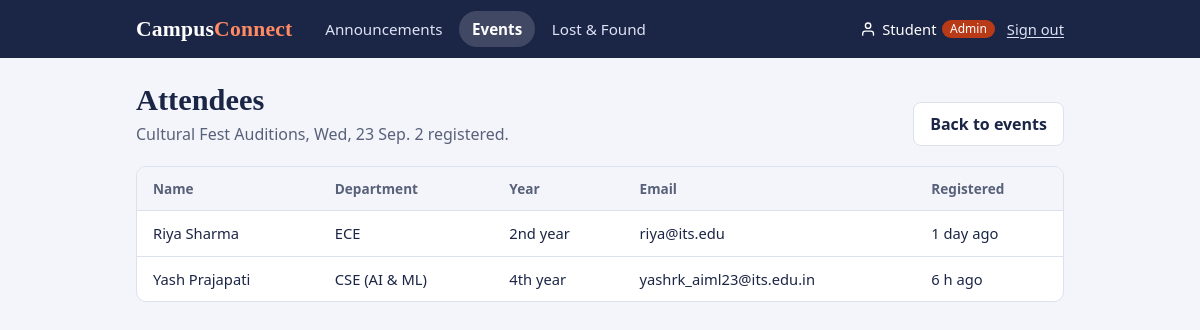
Page /events/2/attendees (signed in) on the committed database.
### tables this page shows
CREATE TABLE users (
    id            INTEGER PRIMARY KEY AUTOINCREMENT,
    name          TEXT NOT NULL,
    email         TEXT NOT NULL UNIQUE,
    password_hash TEXT NOT NULL,
    role          TEXT NOT NULL DEFAULT 'student' CHECK (role IN ('student','club','admin')),
    department    TEXT NOT NULL DEFAULT 'ALL',
    year          INTEGER NOT NULL DEFAULT 0,
    created_at    TEXT NOT NULL
);

CREATE TABLE events (
    id          INTEGER PRIMARY KEY AUTOINCREMENT,
    title       TEXT NOT NULL,
    description TEXT NOT NULL,
    venue       TEXT NOT NULL,
    event_date  TEXT NOT NULL,
    event_time  TEXT NOT NULL,
    organiser   TEXT NOT NULL,
    creator_id  INTEGER NOT NULL REFERENCES users(id),
    created_at  TEXT NOT NULL
);

CREATE TABLE event_registrations (
    event_id   INTEGER NOT NULL REFERENCES events(id) ON DELETE CASCADE,
    user_id    INTEGER NOT NULL REFERENCES users(id) ON DELETE CASCADE,
    created_at TEXT NOT NULL,
    PRIMARY KEY (event_id, user_id)
);

### app.py (the view)
@app.route("/events/<int:event_id>/attendees")
@login_required
def event_attendees(event_id):
    ev = get_event_or_404(event_id)
    if not can_manage_event(ev):
        abort(403)
    people = get_db().execute(
        """SELECT u.name, u.email, u.department, u.year, r.created_at FROM event_registrations r
           JOIN users u ON u.id = r.user_id WHERE r.event_id = ? ORDER BY r.created_at""", (event_id,)).fetchall()
    return render_template("attendees.html", event=ev, people=people)

### app.py (called while the page is built)
def get_db():
    if "db" not in g:
        g.db = sqlite3.connect(DB_PATH)
        g.db.row_factory = sqlite3.Row
        g.db.execute("PRAGMA foreign_keys = ON")
    return g.db

def parse_dt(value):
    for fmt in ("%Y-%m-%d %H:%M:%S", "%Y-%m-%d"):
        try:
            return datetime.strptime(value, fmt)
        except (TypeError, ValueError):
            continue
    return None

@app.template_filter("longdate")
def f_longdate(value):
    dt = parse_dt(value)
    return f"{dt.strftime('%a')}, {dt.day} {dt.strftime('%b')}" if dt else ""

@app.template_filter("timeago")
def f_timeago(value):
    dt = parse_dt(value)
    if not dt:
        return ""
    secs = int((datetime.now() - dt).total_seconds())
    if secs < 60:
        return "just now"
    if secs < 3600:
        return f"{secs // 60} min ago"
    if secs < 86400:
        return f"{secs // 3600} h ago"
    if secs < 86400 * 7:
        days = secs // 86400
        return f"{days} day{'s' if days != 1 else ''} ago"
    return f"{dt.day} {dt.strftime('%b')}"

@app.template_filter("dept_label")
def f_dept(code):
    return "All departments" if code == "ALL" else DEPARTMENTS.get(code, code)

@app.template_filter("year_label")
def f_year(n):
    n = int(n or 0)
    return "All years" if n == 0 else {1: "1st year", 2: "2nd year", 3: "3rd year", 4: "4th year"}.get(n, f"Year {n}")

def csrf_token():
    if "_csrf" not in session:
        session["_csrf"] = secrets.token_hex(16)
    return session["_csrf"]

@app.context_processor
def inject_globals():
    return {"DEPARTMENTS": DEPARTMENTS, "YEARS": YEARS, "today_iso": date.today().isoformat()}

@app.before_request
def load_user_and_check_csrf():
    uid = session.get("user_id")
    g.user = get_db().execute("SELECT * FROM users WHERE id = ?", (uid,)).fetchone() if uid else None
    if request.method == "POST":
        sent = request.form.get("_csrf", "")
        if not sent or not secrets.compare_digest(sent, session.get("_csrf", "")):
            abort(400, "Your session expired. Go back, refresh the page and try again.")

def login_required(view):
    @wraps(view)
    def wrapped(*args, **kwargs):
        if g.user is None:
            flash("Sign in to continue.", "error")
            return redirect(url_for("login", next=request.path))
        return view(*args, **kwargs)
    return wrapped

def get_event_or_404(event_id):
    ev = get_db().execute("SELECT * FROM events WHERE id = ?", (event_id,)).fetchone()
    if ev is None:
        abort(404)
    return ev

### templates/attendees.html (shortened to what this page needs)
{% extends 'base.html' %}
{% block content %}
<div class="page-head">
  <div>
    <h1>Attendees</h1>
    <p class="muted">{{ event['title'] }}, {{ event['event_date']|longdate }}. {{ people|length }} registered.</p>
  </div>
  <a class="btn btn-quiet" href="{{ url_for('events') }}">Back to events</a>
</div>
{% if people %}
<div class="card table-wrap">
  <table class="table">
    <thead><tr><th>Name</th><th>Department</th><th>Year</th><th>Email</th><th>Registered</th></tr></thead>
    <tbody>
    {% for p in people %}
      <tr>
        <td>{{ p['name'] }}</td>
        <td>{{ p['department']|dept_label }}</td>
        <td>{{ p['year']|year_label }}</td>
        <td>{{ p['email'] }}</td>
        <td>{{ p['created_at']|timeago }}</td>
      </tr>
    {% endfor %}
    </tbody>
  </table>
</div>
{% else %}
<div class="empty"><h2>No registrations yet</h2><p>Share the event so students can register.</p></div>
{% endif %}
{% endblock %}

### templates/base.html (shortened to what this page needs)
{% from '_macros.html' import icon, csrf %}
<!doctype html>
<html lang="en">
<head>
  <link rel="stylesheet" href="{{ url_for('static', filename='style.css') }}">
</head>
<body>
<header class="topbar">
  <div class="topbar-inner">
    <a class="brand" href="{{ url_for('index') }}">Campus<span>Connect</span></a>
    {% if g.user %}
    {% set ep = request.endpoint or '' %}
    <nav class="nav" aria-label="Main">
      <a href="{{ url_for('announcements') }}" class="{{ 'active' if ep.startswith('announcement') }}">Announcements</a>
      <a href="{{ url_for('events') }}" class="{{ 'active' if ep.startswith('event') }}">Events</a>
      <a href="{{ url_for('lostfound') }}" class="{{ 'active' if ep.startswith('lostfound') }}">Lost &amp; Found</a>
    </nav>
    <div class="account">
      <span class="account-name">{{ icon('user') }} {{ g.user['name'].split()[0] }}
        {% if g.user['role'] != 'student' %}<span class="role-tag">{{ 'Admin' if g.user['role'] == 'admin' else 'Club' }}</span>{% endif %}
      </span>
      <form method="post" action="{{ url_for('logout') }}">{{ csrf() }}<button class="link-btn" type="submit">Sign out</button></form>
    </div>
    {% endif %}
  </div>
</header>
<main id="main" class="page">
  {% block content %}{% endblock %}
</main>
</body>
</html>

### static/style.css (style rules this page uses)
:root { --navy: #1B2545; --navy-soft: #2A3760; --coral: #E4572E; --coral-ink: #B93A17; --bg: #F3F5FA; --card: #FFFFFF; --tint: #E8ECF7; --line: #DCE1EE; --ink: #1B2545; --muted: #586179; --found: #17695A; --radius: 10px; --font-body: "Segoe UI", system-ui, -apple-system, Roboto, Calibri, "Helvetica Neue", Arial, sans-serif; --font-head: Cambria, "Iowan Old Style", "Palatino Linotype", Georgia, serif; }
*, *::before, *::after { box-sizing: border-box; }
html { -webkit-text-size-adjust: 100%; }
body { margin: 0; background: var(--bg); color: var(--ink); font: 16px/1.5 var(--font-body); }
h1, h2, .brand { font-family: var(--font-head); }
h1 { font-size: 1.9rem; line-height: 1.2; margin: 0 0 .25rem; }
p { margin: 0 0 .75rem; }
a { color: var(--coral-ink); }
.muted { color: var(--muted); }
.topbar { background: var(--navy); color: #fff; position: sticky; top: 0; z-index: 20; }
.topbar-inner { max-width: 960px; margin: 0 auto; padding: .7rem 1rem; display: flex; align-items: center; gap: 1.25rem; }
.brand { font-size: 1.35rem; font-weight: 700; color: #fff; text-decoration: none; letter-spacing: .01em; }
.brand span { color: #FF8A64; }
.nav { display: flex; gap: .25rem; flex: 1; }
.nav a { color: #DDE3F5; text-decoration: none; padding: .4rem .8rem; border-radius: 999px; font-size: .95rem; }
.nav a.active { background: rgba(255,255,255,.16); color: #fff; font-weight: 600; }
.account { display: flex; align-items: center; gap: .75rem; margin-left: auto; font-size: .92rem; }
.account-name { display: inline-flex; align-items: center; gap: .35rem; }
.role-tag { background: var(--coral-ink); color: #fff; border-radius: 999px; padding: 0 .5rem; font-size: .75rem; }
.account .link-btn { color: #DDE3F5; }
.page { max-width: 960px; margin: 0 auto; padding: 1.5rem 1rem 3rem; }
.page-head { display: flex; justify-content: space-between; align-items: flex-end; gap: 1rem; flex-wrap: wrap; margin-bottom: 1.25rem; }
.page-head p { margin: 0; }
.card { background: var(--card); border: 1px solid var(--line); border-radius: var(--radius); padding: 1rem 1.1rem; }
.btn { display: inline-flex; align-items: center; justify-content: center; gap: .4rem; border: 1px solid transparent; border-radius: 8px; padding: .55rem 1rem; font: inherit; font-weight: 600; cursor: pointer; text-decoration: none; min-height: 44px; }
.btn-quiet { background: #fff; color: var(--navy); border-color: var(--line); }
.link-btn { background: none; border: 0; padding: .25rem 0; font: inherit; color: var(--coral-ink); cursor: pointer; text-decoration: underline; text-underline-offset: 2px; }
form { margin: 0; }
.table-wrap { padding: 0; overflow-x: auto; }
.table { width: 100%; border-collapse: collapse; font-size: .92rem; }
.table th, .table td { text-align: left; padding: .7rem 1rem; border-bottom: 1px solid var(--line); white-space: nowrap; }
.table th { background: var(--bg); font-size: .85rem; color: var(--muted); }
.table tr:last-child td { border-bottom: 0; }
@media (prefers-reduced-motion: no-preference) { .btn, .nav a, .demo-btn { transition: background-color .15s, border-color .15s; } }

### rows in the picture
users: user.name "Student", role "Admin"
events: title "Cultural Fest Auditions", event_date|longdate "Wed, 23 Sep"
event_registrations: name "Riya Sharma", department|dept_label "ECE", year|year_label "2nd year", email "riya@its.edu", created_at "1 day ago"
event_registrations: name "Yash Prajapati", department|dept_label "CSE (AI & ML)", year|year_label "4th year", email "yashrk_aiml23@its.edu.in", created_at "6 h ago"

### other values in the picture
{{ people|length }} "2"
